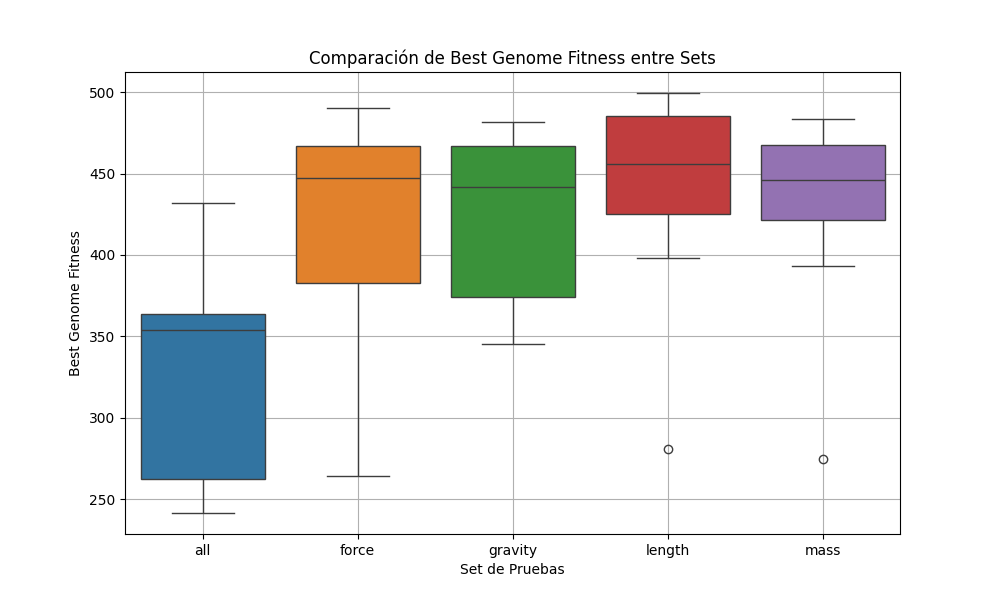

The Python source for this figure:
import json
import os
import matplotlib.pyplot as plt
import seaborn as sns

# Carpetas y sets de pruebas
carpetas = ['all/', 'force/', 'gravity/', 'length/', 'mass/'] #MODIFICAR
trials_por_carpeta = [(0, 11), (0, 11), (0, 11), (0, 11), (0, 11)] #MODIFICAR

# Para almacenar los datos
datos_por_set = []
nombres_sets = []

# Lectura de los archivos .json
for k, carpeta in enumerate(carpetas):
    best_genomes_set = []  # Almacenará los resultados de un set

    # Extraer el nombre del set (parte antes del '/')
    nombre_set = carpeta.split('/')[0]
    nombres_sets.append(nombre_set)

    for j in range(trials_por_carpeta[k][0], trials_por_carpeta[k][1]):
        file_path = f"{carpeta}results/trial-{j+1}/output.json"
        
        # Verificar si el archivo existe
        if os.path.exists(file_path):
            with open(file_path, 'r') as f:
                data = json.load(f)
                
                # Extraer el "BestGenome"
                best_genomes = data.get('Info', {}).get('BestGenome', [])
                if best_genomes:
                    # Tomamos el último valor de fitness como el mejor por cada prueba
                    last_best_fitness = best_genomes[-1][-1] if best_genomes[-1] else None
                    if last_best_fitness is not None:
                        best_genomes_set.append(last_best_fitness)
    
    # Agregar los datos del set al conjunto general
    datos_por_set.append(best_genomes_set)

# Creación del boxplot
plt.figure(figsize=(10, 6))
sns.boxplot(data=datos_por_set)
plt.xticks(ticks=range(len(nombres_sets)), labels=nombres_sets)
plt.xlabel("Set de Pruebas")
plt.ylabel("Best Genome Fitness")
plt.title("Comparación de Best Genome Fitness entre Sets")
plt.grid(True)
plt.savefig('boxplot.png')
plt.show()
